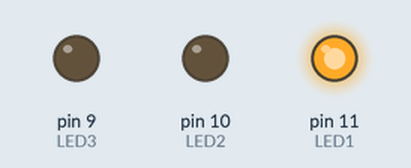
This sketch was run on a simulated Arduino Uno, built with avr-gcc and run on an emulated ATmega328P. On the bench: output pins drawn as LEDs (lit = HIGH).

Above: at 0.05 s.
At 0.75 s:
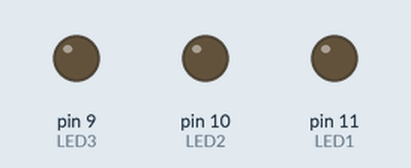
At 1.45 s:
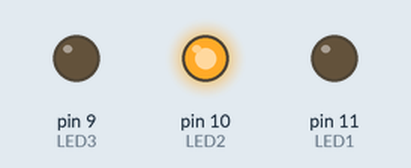
At 2.85 s:
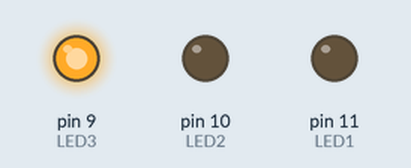
Timing chart, 0 to 3.1 s (numbered marks = the images above):
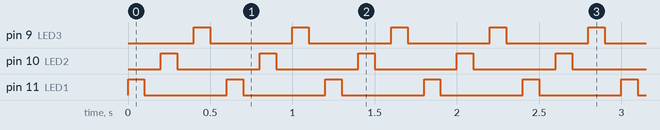

Measured:
- by itself, pin 9 (LED3), pin 10 (LED2), pin 11 (LED1): alternates HIGH for 0.10 s and LOW for 0.50 s

The sketch:

Light_Chaser_User_Guide_1.ino
```cpp
/* Light chaser program (Digital output)
The purpose of this program is to cause 3 LEDs to blink one after the other repeatedly
Digital pins 11, 10, and 9 are identified as outputs
When a pin is high, the respective LED will turn on. When a pin is low, the respective LED will turn off.
 */
int LED1 = 11;  // Declare "LED1" as a variable for pin 11
int LED2 = 10;  // Declare "LED2" as a variable for pin 10
int LED3 = 9;   // Declare "LED3" as a variable for pin 9

void setup() {
  // put your setup code here, to run once:
  pinMode(LED1, OUTPUT);  // Identify digital pin 11 (LED1) as an output
  pinMode(LED2, OUTPUT);  // Identify digital pin 10 (LED2) as an output
  pinMode(LED3, OUTPUT);  // Identify digital pin 9 (LED3) as an output
}

void loop() {
  // put your main code here, to run repeatedly:
  digitalWrite(LED1, HIGH); // Turn on LED1 when digital pin 11 is HIGH
  delay(100); // Wait 100 milliseconds
  digitalWrite(LED1, LOW);  // Turn off LED1 when digital pin 11 is LOW
  delay(100); // Wait 100 milliseconds
  digitalWrite(LED2, HIGH); // Turn on LED2 when digital pin 10 is HIGH
  delay(100); // Wait 100 milliseconds
  digitalWrite(LED2, LOW);  // Turn off LED2 when digital pin 10 is LOW
  delay(100); // Wait 100 milliseconds
  digitalWrite(LED3, HIGH); // Turn on LED3 when digital pin 9 is HIGH
  delay(100); // Wait 100 milliseconds
  digitalWrite(LED3, LOW);  // Turn off LED3 when digital pin 9 is LOW
  delay(100); // Wait 100 milliseconds before repeating the loop
}
```
